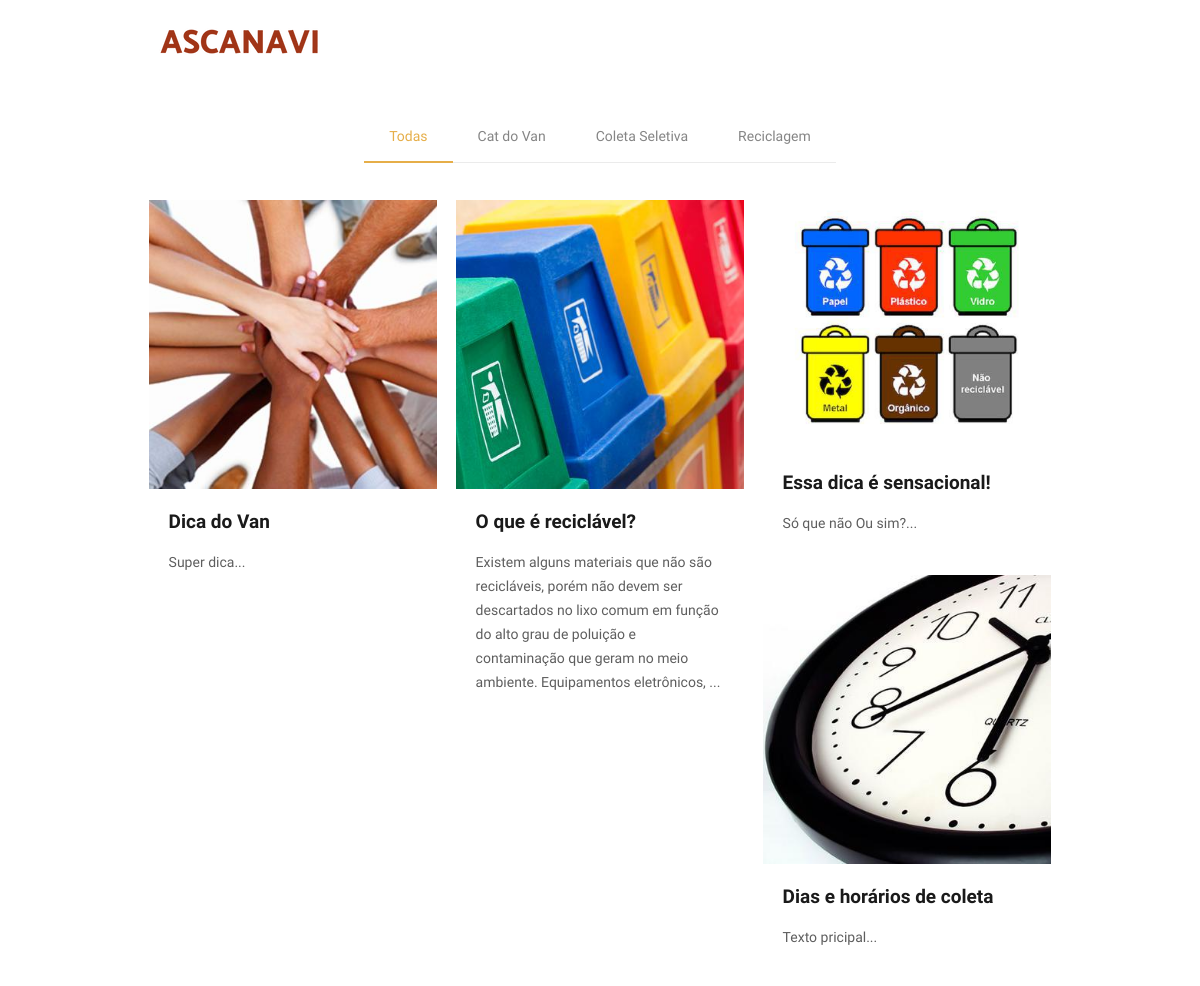
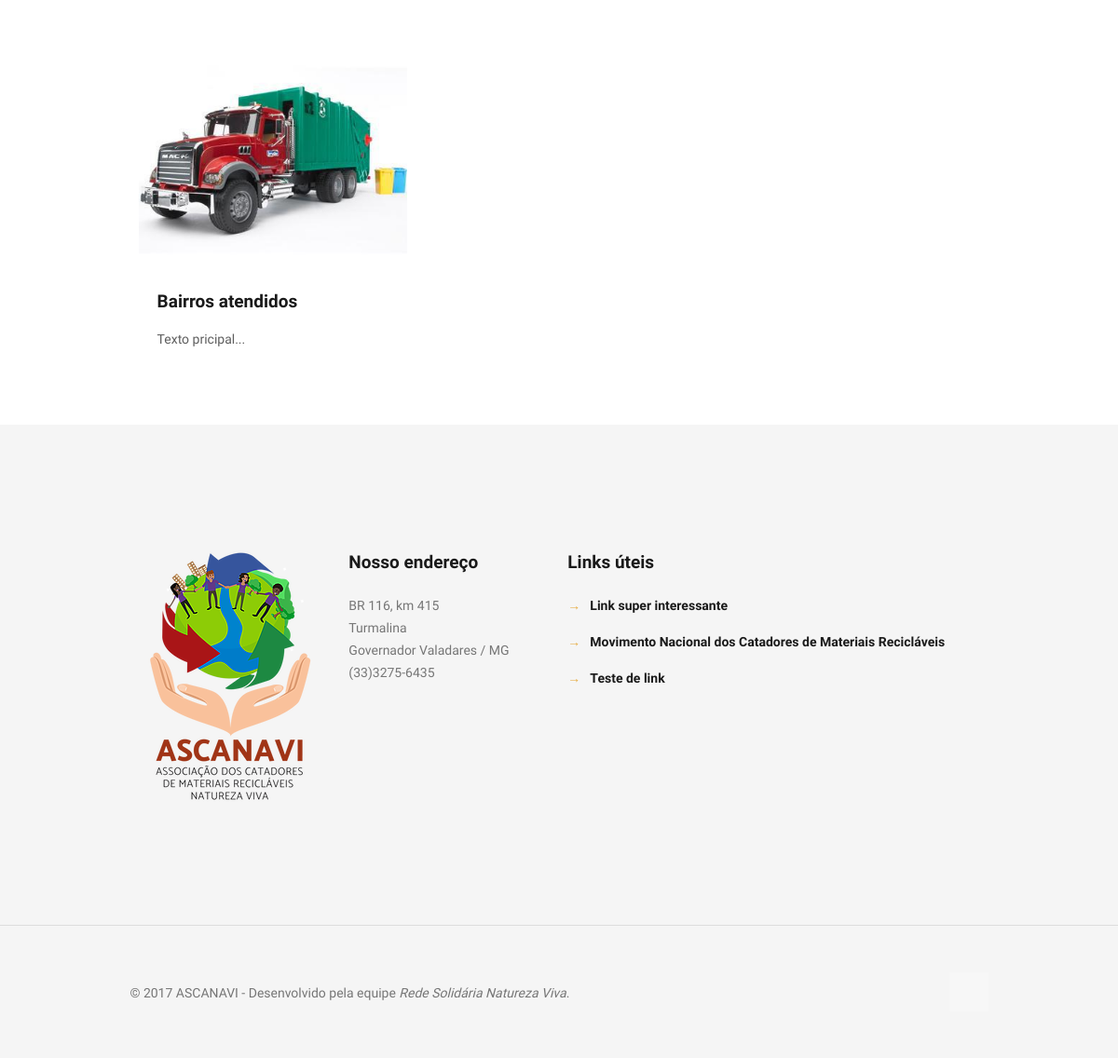
Screenshot of /dicas with the database file from the repository (2 pictures, top to bottom).
### core/models.py (models this page shows, shortened)
class DicasCategoria(models.Model):
    nome = models.CharField(max_length=30, verbose_name='categoria')
    def __str__(self):
        return self.nome
    class Meta:
        verbose_name        = 'categoria de dicas'
        verbose_name_plural = 'categorias de dicas'

class Dica(models.Model):
    id_cat         = models.ForeignKey('DicasCategoria', verbose_name='categoria')
    dt_hora        = models.DateTimeField(auto_now=True, verbose_name='data e hora da inclusão')
    titulo         = models.CharField(max_length=100, verbose_name='título')
    texto_destaque = models.TextField(max_length=500, verbose_name='texto de destaque')
    texto          = models.TextField()
    imagem         = ResizedImageField(size=[480, 375], upload_to='dicas')

class LinkUtil(models.Model):
    link       = models.URLField()
    descricao  = models.CharField(verbose_name='descrição', max_length=100)
    class Meta:
        verbose_name        = 'link útil'
        verbose_name_plural = 'links úteis'

### core/views.py (the view)
# urls.py: url(r'^dicas$', dicas, name='dicas'),
def dicas(request):
    cat     = DicasCategoria.objects.order_by('nome')
    itens   = Dica.objects.order_by('-dt_hora')
    contato = Contato.objects.latest('id')
    links   = LinkUtil.objects.order_by('descricao')
    context = {'cat': cat,
               'itens': itens,
               'contato': contato,
               'links': links}
    return render(request, 'dicas.html', context)

### core/context_processors.py (called while the page is built)
def contato(request):
    from core.models import Contato
    try:
        contato = Contato.objects.latest('id')
    except Contato.DoesNotExist:
        contato = None
    return {
        'contato': contato,
    }

### templates/dicas.html (shortened to what this page needs)
{% load static %}
<!DOCTYPE html>
<html class="no-js">
<head>
    <link rel='stylesheet' href="{% static 'core/css/global.css' %}">
    <link rel='stylesheet' href="{% static 'core/css/structure.css' %}">
    <link rel='stylesheet' href="{% static 'core/css/home.css' %}">
    <link rel='stylesheet' href="{% static 'core/css/custom.css' %}">
</head>
<body class="color-custom style-simple layout-full-width nice-scroll-on button-flat if-zoom if-border-hide hide-love header-classic minimalist-header-no sticky-header sticky-tb-color ab-hide subheader-both-center menu-link-color menuo-no-borders menuo-right mobile-tb-left mobile-side-slide mobile-mini-mr-lc mobile-header-mini mobile-sticky">
    <div id="Wrapper">
        {% include 'header.html' %}
        <div id="Content">
            <div class="content_wrapper clearfix">
                <div class="sections_group">
                    <div class="section section-filters">
                        <div class="section_wrapper clearfix">
                            <div id="Filters" class="column one  isotope-filters only only-categories">
                                <div class="filters_wrapper" data-cat="">
                                    <ul class="categories">
                                        <li class="reset-inner current-cat"><a class="close" data-rel="*" href="">Todas</a></li>
                                        {% if cat %}
                                            {% for i in cat %}
                                                <li><a data-rel=".{{ i.nome|lower|cut:" "|cut:"." }}" href="">{{ i.nome }}</a></li>
                                            {% endfor %}
                                        {% endif %}
                                    </ul>
                                </div>
                            </div>
                        </div>
                    </div>
                    <div class="section">
                        <div class="section_wrapper clearfix">
                            <div class="column one column_portfolio">
                                <div class="portfolio_wrapper isotope_wrapper">
                                    <ul class="portfolio_group lm_wrapper isotope masonry col-3">
                                        {% if itens %}
                                            {% for i in itens %}
                                                <li class="portfolio-item isotope-item {{ i.id_cat|lower|cut:" "|cut:"." }} has-thumbnail">
                                                    <div class="portfolio-item-fw-bg">
                                                        <div class="image_frame scale-with-grid">
                                                            <div class="image_wrapper">
                                                                <a href="/dicas/{{ i.id }}">
                                                                    <div class="mask"></div><img width="960" height="750" src="{{ i.imagem.url }}" class="scale-with-grid wp-post-image" alt="">
                                                                </a>
                                                            </div>
                                                        </div>
                                                        <div class="desc">
                                                            <div class="title_wrapper">
                                                                <h5 class="entry-title" itemprop="headline"><a class="link" href="/dicas/{{ i.id }}">{{ i.titulo }}</a></h5>
                                                            </div>
                                                            <div class="desc-wrapper">
                                                                {{ i.texto|striptags|make_list|slice:'0:200'|join:'' }}...
                                                            </div>
                                                        </div>
                                                    </div>
                                                </li>
                                            {% endfor %}
                                        {% endif %}
                                    </ul>
                                </div>
                            </div>
                        </div>
                    </div>
                </div>
            </div>
        </div>
        {% include 'footer.html' %}
    </div>
</body>
</html>

### templates/footer.html (shortened to what this page needs)
{% load static %}
<footer id="Footer" class="clearfix">
            <div class="widgets_wrapper" style="padding:120px 0 110px;">
                <div class="container">
                    <div class="column one-fourth">
                        <aside class="widget widget_text">
                            <div class="textwidget" align="center">
                                <img src="{% static 'core/images/ascanavi-logo.png' %}" alt="Logo da ASCANAVI">
                            </div>
                        </aside>
                    </div>
                    <div class="column one-fourth">
                        <aside class="widget widget_text">
                            <div class="textwidget">
                                <div style="padding-right: 15%;">
                                    <h5>Nosso endereço</h5>
                                    <hr class="no_line" style="margin: 0 auto 5px;" />
                                    <p>
                                        BR 116, km 415
                                        <br> Turmalina
                                        <br> Governador Valadares / MG
                                        <br> (33)3275-6435
                                    </p>
                                    <hr class="no_line" style="margin: 0 auto 10px;" />
                                    {% if contato %}
                                    <p style="font-size: 18px; line-height: 18px; letter-spacing: 10px;">
                                        <a style="color: #b5b5b5;" href="{{ contato.facebook }}" target="_blank"><i class="icon-facebook"></i></a>
                                    </p>
                                    {% endif %}
                                </div>
                            </div>
                        </aside>
                    </div>
                    <div class="column one-second">
                        <aside class="widget widget_text">
                            <div class="textwidget">
                                    <h5>Links úteis</h5>
                                    <hr class="no_line" style="margin: 0 auto 5px;" />
                                    <ul style="font-weight: 700;">
                                        {% for l in links %}
                                            <li style="margin-bottom: 15px;">
                                                <span style="color: #e6ae48; margin-right: 10px;">&rarr;</span><a href="{{ l.link }}" target="_blank">{{ l.descricao }}</a>
                                            </li>
                                        {% endfor %}
                                </ul>
                            </div>
                        </aside>
                    </div>
                </div>
            </div>
            <div class="footer_copy">
                <div class="container">
                    <div class="column one">
                        <a id="back_to_top" class="button button_left button_js" href="#"><span class="button_icon"><i class="icon-up-open-big"></i></span></a>
                        <div class="copyright">
                            &copy; {% now 'Y' %} ASCANAVI - Desenvolvido pela equipe <em>Rede Solidária Natureza Viva</em>.
                        </div>
                    </div>
                </div>
            </div>
        </footer>

### rows the page displays
DicasCategoria: nome "Cat do Van"
DicasCategoria: nome "Coleta Seletiva"
DicasCategoria: nome "Reciclagem"
Dica: imagem (picture), titulo "Dica do Van", texto|make_list "Super dica"
Dica: imagem (picture), titulo "O que é reciclável?", texto|make_list "Existem alguns materiais que não são recicláveis, porém não devem ser descartados no lixo comum em função do alto grau de poluição e contaminação que geram no meio ambiente. Equipamentos eletrônicos,"
Dica: imagem (picture), titulo "Essa dica é sensacional!", texto|make_list "Só que não Ou sim?"
Dica: imagem (picture), titulo "Dias e horários de coleta", texto|make_list "Texto pricipal"
Dica: imagem (picture), titulo "Bairros atendidos", texto|make_list "Texto pricipal"
LinkUtil: descricao "Link super interessante"
LinkUtil: descricao "Movimento Nacional dos Catadores de Materiais Recicláveis"
LinkUtil: descricao "Teste de link"
